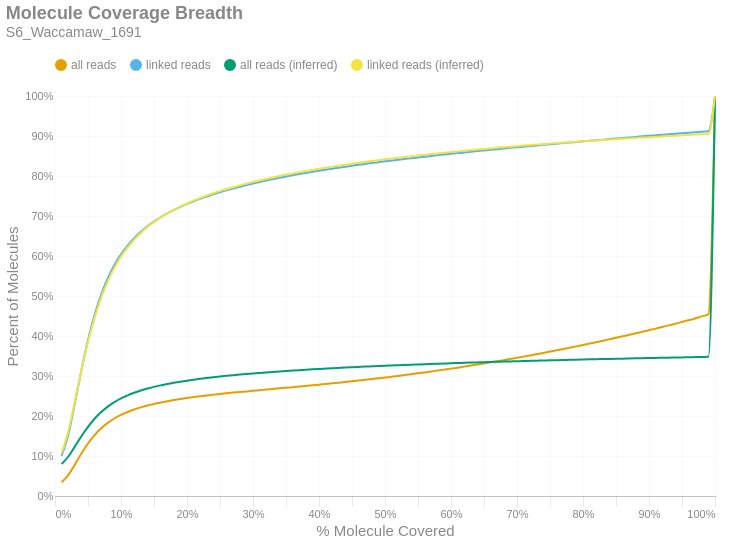

Notebook source saved alongside this figure:
### Markdown cell above
### Molecule Read Coverage
This chart shows molecule coverage breadth as computed by the number of bases aligned to that molecule. In other words, "*how much of each unique long molecule is actually sequenced/aligned?*" Keep in mind there is a distinction between sequences and alignments, since some sequences belonging to a particular molecule may not align well and wouldn't appear in the alignment data. This chart also shows molecule coverage breadth as computed by the *inferred fragment* from which the aligned sequences originate. Unlike read coverage, this calculation takes into account the total insert size, including unsequenced gaps between the forward and reverse reads. Like the previous figures, these are cumulative percents.

### Code cell
if SKIPLR:
    print_html(f"Skipped")
else:
    binned_df = consolidated_hist(valids['coverage_bp'], mask, 0.01, True)
    binned_df_inf = consolidated_hist(valids['coverage_inserts'], mask, 0.01, True)
    binned_df = binned_df.with_columns(pl.lit(binned_df_inf['all reads (cumsum)']).alias('all reads (inferred)'))
    binned_df = binned_df.with_columns(pl.lit(binned_df_inf['linked reads (cumsum)']).alias('linked reads (inferred)'))
    binned_df = binned_df.with_columns(
        (pl.col('bin').cast(pl.Float64) + 0.01).alias('right_edge')
    )

    with SafeRender(binned_df):
        (
            density_plot(binned_df, 'Molecule Coverage Breadth', samplename, 'molcov', ['all reads (inferred)','linked reads (inferred)'])
            .encode(
                #x=alt.X('bin:Q', title="% Molecule Covered").axis(format = '%').scale(padding=0),
                x=alt.X('right_edge:Q', title="% Molecule Covered").axis(format='%').scale(padding=0),
                y=alt.Y('value:Q', title='Percent of Molecules')
                    .axis(format='%')
                    .stack(False)
                    .scale(domainMin=0, padding=0),
                color=alt.Color("key:N").scale(domain = ["all reads", "linked reads", "all reads (inferred)", "linked reads (inferred)"]),
                tooltip = [
                    alt.Tooltip("key:N", title = "Data Type"),
                    alt.Tooltip("range_label:N", title="% Molecule Covered"),
                    alt.Tooltip("value:Q", format = ".2%", title="% Molecules")
                ]
            )
        ).display()

### Figure 1 — Vega-Lite specification as saved in the notebook (floating-point values rounded to 4 significant figures)
{"width": "container", "height": 400, "config": {"title": {"anchor": "start", "dy": -15, "fontSize": 18, "color": "#888888", "subtitleColor": "#888888", "subtitleFontSize": 14}, "arc": {"fill": "#0072B2"}, "axis": {"domainColor": "#888888", "domainWidth": 0.5, "gridWidth": 0.2, "grid": false, "titleFontWeight": 400, "titleFontSize": 15, "labelFontSize": 11, "labelColor": "#888888", "tickColor": "#888888", "tickWidth": 0.2, "titleColor": "#888888"}, "axisBand": {"grid": false}, "axisX": {"grid": true, "tickSize": 10, "domainCap": "round"}, "axisY": {"domain": false, "grid": true, "tickSize": 0, "domainCap": "round"}, "background": "transparent", "header": {"labelFontSize": 15, "labelColor": "#888888", "titleFontSize": 15, "titleFontWeight": 600, "titleColor": "#888888"}, "legend": {"labelFont": "sans-serif", "labelFontSize": 12, "labelColor": "#888888", "symbolSize": 100, "symbolType": "circle", "titleFontSize": 12, "titlePadding": 10, "titleColor": "#888888", "title": null, "orient": "top"}, "range": {"category": ["#E69F00", "#56B4E9", "#009E73", "#F0E442", "#0072B2", "#D55E00", "#CC79A7", "#000000"], "diverging": ["#cfe8f3", "#a2d4ec", "#73bfe2", "#46abdb", "#1696d2", "#12719e"]}, "area": {"fill": "#0072B2", "fillOpacity": 0.7, "line": true, "strokeOpacity": 0.7}, "line": {"color": "#0072B2", "stroke": "#0072B2", "strokeWidth": 2}, "trail": {"color": "#0072B2", "stroke": "#0072B2", "strokeWidth": 0, "size": 1}, "point": {"filled": true, "fillOpacity": 1.0, "size": 95}, "text": {"color": "#888888", "fontSize": 11, "align": "right", "fontWeight": 400, "size": 11}, "bar": {"fill": "#0072B2", "stroke": null}, "view": {"stroke": null, "continuousWidth": 660, "continuousHeight": 400}}, "data": {"name": "data-88dfdf138da2afd5f3a01d79706c3cd4"}, "mark": {"type": "line", "interpolate": "monotone", "point": {"opacity": 0, "size": 275}}, "encoding": {"color": {"field": "key", "scale": {"domain": ["all reads", "linked reads", "all reads (inferred)", "linked reads (inferred)"]}, "type": "nominal"}, "tooltip": [{"field": "key", "title": "Data Type", "type": "nominal"}, {"field": "range_label", "title": "% Molecule Covered", "type": "nominal"}, {"field": "value", "format": ".2%", "title": "% Molecules", "type": "quantitative"}], "x": {"axis": {"format": "%"}, "field": "right_edge", "scale": {"padding": 0}, "title": "% Molecule Covered", "type": "quantitative"}, "y": {"axis": {"format": "%"}, "field": "value", "scale": {"domainMin": 0, "padding": 0}, "stack": false, "title": "Percent of Molecules", "type": "quantitative"}}, "params": [{"name": "param_c36ac31b6afebe62", "select": {"type": "point", "fields": ["key"]}, "bind": "legend"}], "title": {"text": "Molecule Coverage Breadth", "subtitle": "S6_Waccamaw_1691"}, "transform": [{"fold": ["all reads (cumsum)", "linked reads (cumsum)", "all reads (inferred)", "linked reads (inferred)"]}, {"calculate": "replace(datum.key, ' (cumsum)', '')", "as": "key"}, {"filter": {"param": "param_c36ac31b6afebe62"}}], "usermeta": {"embedOptions": {"downloadFileName": "S6_Waccamaw_1691.molcov"}}, "$schema": "https://vega.github.io/schema/vega-lite/v6.1.0.json", "datasets": {"data-88dfdf138da2afd5f3a01d79706c3cd4": [{"bin": "0.0", "interval": "0.0-0.01", "all reads": 0.03454, "linked reads": 0.1005, "all reads (cumsum)": 0.03454, "linked reads (cumsum)": 0.1005, "range_label": "0.0-0.01", "all reads (inferred)": 0.07987, "linked reads (inferred)": 0.1064, "right_edge": 0.01}, {"bin": "0.01", "interval": "0.01-0.02", "all reads": 0.01753, "linked reads": 0.05193, "all reads (cumsum)": 0.05206, "linked reads (cumsum)": 0.1525, "range_label": "0.01-0.02", "all reads (inferred)": 0.09815, "linked reads (inferred)": 0.1606, "right_edge": 0.02}, {"bin": "0.02", "interval": "0.02-0.03", "all reads": 0.02627, "linked reads": 0.07851, "all reads (cumsum)": 0.07834, "linked reads (cumsum)": 0.231, "range_label": "0.02-0.03", "all reads (inferred)": 0.1233, "linked reads (inferred)": 0.236, "right_edge": 0.03}, {"bin": "0.03", "interval": "0.03-0.04", "all reads": 0.0278, "linked reads": 0.08342, "all reads (cumsum)": 0.1061, "linked reads (cumsum)": 0.3144, "range_label": "0.03-0.04", "all reads (inferred)": 0.1493, "linked reads (inferred)": 0.314, "right_edge": 0.04}, {"bin": "0.04", "interval": "0.04-0.05", "all reads": 0.02509, "linked reads": 0.07535, "all reads (cumsum)": 0.1312, "linked reads (cumsum)": 0.3898, "range_label": "0.04-0.05", "all reads (inferred)": 0.1729, "linked reads (inferred)": 0.385, "right_edge": 0.05}, {"bin": "0.05", "interval": "0.05-0.06", "all reads": 0.02098, "linked reads": 0.06303, "all reads (cumsum)": 0.1522, "linked reads (cumsum)": 0.4528, "range_label": "0.05-0.06", "all reads (inferred)": 0.1931, "linked reads (inferred)": 0.4458, "right_edge": 0.06}, {"bin": "0.06", "interval": "0.06-0.07", "all reads": 0.01698, "linked reads": 0.05096, "all reads (cumsum)": 0.1692, "linked reads (cumsum)": 0.5037, "range_label": "0.06-0.07", "all reads (inferred)": 0.2097, "linked reads (inferred)": 0.4957, "right_edge": 0.07}, {"bin": "0.07", "interval": "0.07-0.08", "all reads": 0.01363, "linked reads": 0.04087, "all reads (cumsum)": 0.1828, "linked reads (cumsum)": 0.5446, "range_label": "0.07-0.08", "all reads (inferred)": 0.2235, "linked reads (inferred)": 0.5371, "right_edge": 0.08}, {"bin": "0.08", "interval": "0.08-0.09", "all reads": 0.01096, "linked reads": 0.03286, "all reads (cumsum)": 0.1938, "linked reads (cumsum)": 0.5775, "range_label": "0.08-0.09", "all reads (inferred)": 0.2346, "linked reads (inferred)": 0.5706, "right_edge": 0.09}, {"bin": "0.09", "interval": "0.09-0.1", "all reads": 0.008881, "linked reads": 0.0266, "all reads (cumsum)": 0.2027, "linked reads (cumsum)": 0.6041, "range_label": "0.09-0.1", "all reads (inferred)": 0.2439, "linked reads (inferred)": 0.5983, "right_edge": 0.1}, {"bin": "0.1", "interval": "0.1-0.11", "all reads": 0.007406, "linked reads": 0.02211, "all reads (cumsum)": 0.2101, "linked reads (cumsum)": 0.6262, "range_label": "0.1-0.11", "all reads (inferred)": 0.2516, "linked reads (inferred)": 0.6215, "right_edge": 0.11}, {"bin": "0.11", "interval": "0.11-0.12", "all reads": 0.006181, "linked reads": 0.01845, "all reads (cumsum)": 0.2162, "linked reads (cumsum)": 0.6446, "range_label": "0.11-0.12", "all reads (inferred)": 0.2581, "linked reads (inferred)": 0.641, "right_edge": 0.12}, {"bin": "0.12", "interval": "0.12-0.13", "all reads": 0.00529, "linked reads": 0.01575, "all reads (cumsum)": 0.2215, "linked reads (cumsum)": 0.6604, "range_label": "0.12-0.13", "all reads (inferred)": 0.2637, "linked reads (inferred)": 0.6577, "right_edge": 0.13}, {"bin": "0.13", "interval": "0.13-0.14", "all reads": 0.004607, "linked reads": 0.01371, "all reads (cumsum)": 0.2261, "linked reads (cumsum)": 0.6741, "range_label": "0.13-0.14", "all reads (inferred)": 0.2686, "linked reads (inferred)": 0.6723, "right_edge": 0.14}, {"bin": "0.14", "interval": "0.14-0.15", "all reads": 0.00408, "linked reads": 0.01211, "all reads (cumsum)": 0.2302, "linked reads (cumsum)": 0.6862, "range_label": "0.14-0.15", "all reads (inferred)": 0.2728, "linked reads (inferred)": 0.6849, "right_edge": 0.15}, {"bin": "0.15", "interval": "0.15-0.16", "all reads": 0.003576, "linked reads": 0.0106, "all reads (cumsum)": 0.2338, "linked reads (cumsum)": 0.6968, "range_label": "0.15-0.16", "all reads (inferred)": 0.2766, "linked reads (inferred)": 0.6962, "right_edge": 0.16}, {"bin": "0.16", "interval": "0.16-0.17", "all reads": 0.003205, "linked reads": 0.009488, "all reads (cumsum)": 0.237, "linked reads (cumsum)": 0.7063, "range_label": "0.16-0.17", "all reads (inferred)": 0.28, "linked reads (inferred)": 0.7063, "right_edge": 0.17}, {"bin": "0.17", "interval": "0.17-0.18", "all reads": 0.002965, "linked reads": 0.008747, "all reads (cumsum)": 0.24, "linked reads (cumsum)": 0.715, "range_label": "0.17-0.18", "all reads (inferred)": 0.283, "linked reads (inferred)": 0.7155, "right_edge": 0.18}, {"bin": "0.18", "interval": "0.18-0.19", "all reads": 0.002659, "linked reads": 0.007836, "all reads (cumsum)": 0.2426, "linked reads (cumsum)": 0.7229, "range_label": "0.18-0.19", "all reads (inferred)": 0.2858, "linked reads (inferred)": 0.7239, "right_edge": 0.19}, {"bin": "0.19", "interval": "0.19-0.2", "all reads": 0.002494, "linked reads": 0.00731, "all reads (cumsum)": 0.2451, "linked reads (cumsum)": 0.7302, "range_label": "0.19-0.2", "all reads (inferred)": 0.2884, "linked reads (inferred)": 0.7315, "right_edge": 0.2}, {"bin": "0.2", "interval": "0.2-0.21", "all reads": 0.002249, "linked reads": 0.0066, "all reads (cumsum)": 0.2474, "linked reads (cumsum)": 0.7368, "range_label": "0.2-0.21", "all reads (inferred)": 0.2907, "linked reads (inferred)": 0.7385, "right_edge": 0.21}, {"bin": "0.21", "interval": "0.21-0.22", "all reads": 0.002143, "linked reads": 0.006237, "all reads (cumsum)": 0.2495, "linked reads (cumsum)": 0.743, "range_label": "0.21-0.22", "all reads (inferred)": 0.2929, "linked reads (inferred)": 0.745, "right_edge": 0.22}, {"bin": "0.22", "interval": "0.22-0.23", "all reads": 0.001978, "linked reads": 0.005721, "all reads (cumsum)": 0.2515, "linked reads (cumsum)": 0.7487, "range_label": "0.22-0.23", "all reads (inferred)": 0.295, "linked reads (inferred)": 0.7511, "right_edge": 0.23}, {"bin": "0.23", "interval": "0.23-0.24", "all reads": 0.001884, "linked reads": 0.005451, "all reads (cumsum)": 0.2534, "linked reads (cumsum)": 0.7542, "range_label": "0.23-0.24", "all reads (inferred)": 0.2969, "linked reads (inferred)": 0.7569, "right_edge": 0.24}, {"bin": "0.24", "interval": "0.24-0.25", "all reads": 0.001818, "linked reads": 0.00522, "all reads (cumsum)": 0.2552, "linked reads (cumsum)": 0.7594, "range_label": "0.24-0.25", "all reads (inferred)": 0.2987, "linked reads (inferred)": 0.7623, "right_edge": 0.25}, {"bin": "0.25", "interval": "0.25-0.26", "all reads": 0.001674, "linked reads": 0.004769, "all reads (cumsum)": 0.2569, "linked reads (cumsum)": 0.7642, "range_label": "0.25-0.26", "all reads (inferred)": 0.3004, "linked reads (inferred)": 0.7673, "right_edge": 0.26}, {"bin": "0.26", "interval": "0.26-0.27", "all reads": 0.001612, "linked reads": 0.004554, "all reads (cumsum)": 0.2585, "linked reads (cumsum)": 0.7687, "range_label": "0.26-0.27", "all reads (inferred)": 0.302, "linked reads (inferred)": 0.772, "right_edge": 0.27}, {"bin": "0.27", "interval": "0.27-0.28", "all reads": 0.00152, "linked reads": 0.004223, "all reads (cumsum)": 0.26, "linked reads (cumsum)": 0.773, "range_label": "0.27-0.28", "all reads (inferred)": 0.3036, "linked reads (inferred)": 0.7766, "right_edge": 0.28}, {"bin": "0.28", "interval": "0.28-0.29", "all reads": 0.001539, "linked reads": 0.00418, "all reads (cumsum)": 0.2615, "linked reads (cumsum)": 0.7771, "range_label": "0.28-0.29", "all reads (inferred)": 0.305, "linked reads (inferred)": 0.7809, "right_edge": 0.29}, {"bin": "0.29", "interval": "0.29-0.3", "all reads": 0.001552, "linked reads": 0.004035, "all reads (cumsum)": 0.2631, "linked reads (cumsum)": 0.7812, "range_label": "0.29-0.3", "all reads (inferred)": 0.3064, "linked reads (inferred)": 0.785, "right_edge": 0.3}, {"bin": "0.3", "interval": "0.3-0.31", "all reads": 0.001495, "linked reads": 0.003734, "all reads (cumsum)": 0.2646, "linked reads (cumsum)": 0.7849, "range_label": "0.3-0.31", "all reads (inferred)": 0.3077, "linked reads (inferred)": 0.7889, "right_edge": 0.31}, {"bin": "0.31", "interval": "0.31-0.32", "all reads": 0.001529, "linked reads": 0.003727, "all reads (cumsum)": 0.2661, "linked reads (cumsum)": 0.7886, "range_label": "0.31-0.32", "all reads (inferred)": 0.309, "linked reads (inferred)": 0.7927, "right_edge": 0.32}, {"bin": "0.32", "interval": "0.32-0.33", "all reads": 0.001493, "linked reads": 0.003444, "all reads (cumsum)": 0.2676, "linked reads (cumsum)": 0.7921, "range_label": "0.32-0.33", "all reads (inferred)": 0.3102, "linked reads (inferred)": 0.7963, "right_edge": 0.33}, {"bin": "0.33", "interval": "0.33-0.34", "all reads": 0.0015, "linked reads": 0.003342, "all reads (cumsum)": 0.2691, "linked reads (cumsum)": 0.7954, "range_label": "0.33-0.34", "all reads (inferred)": 0.3114, "linked reads (inferred)": 0.7998, "right_edge": 0.34}, {"bin": "0.34", "interval": "0.34-0.35", "all reads": 0.001536, "linked reads": 0.003309, "all reads (cumsum)": 0.2706, "linked reads (cumsum)": 0.7987, "range_label": "0.34-0.35", "all reads (inferred)": 0.3125, "linked reads (inferred)": 0.8031, "right_edge": 0.35}, {"bin": "0.35", "interval": "0.35-0.36", "all reads": 0.001514, "linked reads": 0.003103, "all reads (cumsum)": 0.2722, "linked reads (cumsum)": 0.8018, "range_label": "0.35-0.36", "all reads (inferred)": 0.3136, "linked reads (inferred)": 0.8063, "right_edge": 0.36}, {"bin": "0.36", "interval": "0.36-0.37", "all reads": 0.001533, "linked reads": 0.002999, "all reads (cumsum)": 0.2737, "linked reads (cumsum)": 0.8048, "range_label": "0.36-0.37", "all reads (inferred)": 0.3146, "linked reads (inferred)": 0.8094, "right_edge": 0.37}, {"bin": "0.37", "interval": "0.37-0.38", "all reads": 0.001552, "linked reads": 0.002903, "all reads (cumsum)": 0.2752, "linked reads (cumsum)": 0.8077, "range_label": "0.37-0.38", "all reads (inferred)": 0.3156, "linked reads (inferred)": 0.8124, "right_edge": 0.38}, {"bin": "0.38", "interval": "0.38-0.39", "all reads": 0.001566, "linked reads": 0.002821, "all reads (cumsum)": 0.2768, "linked reads (cumsum)": 0.8106, "range_label": "0.38-0.39", "all reads (inferred)": 0.3166, "linked reads (inferred)": 0.8153, "right_edge": 0.39}, {"bin": "0.39", "interval": "0.39-0.4", "all reads": 0.001623, "linked reads": 0.002746, "all reads (cumsum)": 0.2784, "linked reads (cumsum)": 0.8133, "range_label": "0.39-0.4", "all reads (inferred)": 0.3176, "linked reads (inferred)": 0.8181, "right_edge": 0.4}, {"bin": "0.4", "interval": "0.4-0.41", "all reads": 0.001592, "linked reads": 0.002555, "all reads (cumsum)": 0.28, "linked reads (cumsum)": 0.8159, "range_label": "0.4-0.41", "all reads (inferred)": 0.3185, "linked reads (inferred)": 0.8207, "right_edge": 0.41}, {"bin": "0.41", "interval": "0.41-0.42", "all reads": 0.001651, "linked reads": 0.002551, "all reads (cumsum)": 0.2817, "linked reads (cumsum)": 0.8184, "range_label": "0.41-0.42", "all reads (inferred)": 0.3194, "linked reads (inferred)": 0.8233, "right_edge": 0.42}, {"bin": "0.42", "interval": "0.42-0.43", "all reads": 0.001685, "linked reads": 0.002415, "all reads (cumsum)": 0.2834, "linked reads (cumsum)": 0.8208, "range_label": "0.42-0.43", "all reads (inferred)": 0.3202, "linked reads (inferred)": 0.8258, "right_edge": 0.43}, {"bin": "0.43", "interval": "0.43-0.44", "all reads": 0.001726, "linked reads": 0.002487, "all reads (cumsum)": 0.2851, "linked reads (cumsum)": 0.8233, "range_label": "0.43-0.44", "all reads (inferred)": 0.3211, "linked reads (inferred)": 0.8283, "right_edge": 0.44}, {"bin": "0.44", "interval": "0.44-0.45", "all reads": 0.001752, "linked reads": 0.002309, "all reads (cumsum)": 0.2868, "linked reads (cumsum)": 0.8256, "range_label": "0.44-0.45", "all reads (inferred)": 0.3219, "linked reads (inferred)": 0.8306, "right_edge": 0.45}, {"bin": "0.45", "interval": "0.45-0.46", "all reads": 0.001837, "linked reads": 0.002409, "all reads (cumsum)": 0.2887, "linked reads (cumsum)": 0.828, "range_label": "0.45-0.46", "all reads (inferred)": 0.3227, "linked reads (inferred)": 0.833, "right_edge": 0.46}, {"bin": "0.46", "interval": "0.46-0.47", "all reads": 0.001797, "linked reads": 0.002167, "all reads (cumsum)": 0.2905, "linked reads (cumsum)": 0.8302, "range_label": "0.46-0.47", "all reads (inferred)": 0.3234, "linked reads (inferred)": 0.8353, "right_edge": 0.47}, {"bin": "0.47", "interval": "0.47-0.48", "all reads": 0.001868, "linked reads": 0.002173, "all reads (cumsum)": 0.2923, "linked reads (cumsum)": 0.8324, "range_label": "0.47-0.48", "all reads (inferred)": 0.3242, "linked reads (inferred)": 0.8374, "right_edge": 0.48}, {"bin": "0.48", "interval": "0.48-0.49", "all reads": 0.001872, "linked reads": 0.00212, "all reads (cumsum)": 0.2942, "linked reads (cumsum)": 0.8345, "range_label": "0.48-0.49", "all reads (inferred)": 0.3249, "linked reads (inferred)": 0.8396, "right_edge": 0.49}, {"bin": "0.49", "interval": "0.49-0.5", "all reads": 0.002074, "linked reads": 0.002122, "all reads (cumsum)": 0.2963, "linked reads (cumsum)": 0.8366, "range_label": "0.49-0.5", "all reads (inferred)": 0.3257, "linked reads (inferred)": 0.8418, "right_edge": 0.5}, {"bin": "0.5", "interval": "0.5-0.51", "all reads": 0.001871, "linked reads": 0.001938, "all reads (cumsum)": 0.2981, "linked reads (cumsum)": 0.8385, "range_label": "0.5-0.51", "all reads (inferred)": 0.3263, "linked reads (inferred)": 0.8437, "right_edge": 0.51}, {"bin": "0.51", "interval": "0.51-0.52", "all reads": 0.00214, "linked reads": 0.002098, "all reads (cumsum)": 0.3003, "linked reads (cumsum)": 0.8406, "range_label": "0.51-0.52", "all reads (inferred)": 0.327, "linked reads (inferred)": 0.8456, "right_edge": 0.52}, {"bin": "0.52", "interval": "0.52-0.53", "all reads": 0.002054, "linked reads": 0.001935, "all reads (cumsum)": 0.3023, "linked reads (cumsum)": 0.8426, "range_label": "0.52-0.53", "all reads (inferred)": 0.3276, "linked reads (inferred)": 0.8475, "right_edge": 0.53}, {"bin": "0.53", "interval": "0.53-0.54", "all reads": 0.002176, "linked reads": 0.00198, "all reads (cumsum)": 0.3045, "linked reads (cumsum)": 0.8446, "range_label": "0.53-0.54", "all reads (inferred)": 0.3283, "linked reads (inferred)": 0.8494, "right_edge": 0.54}, {"bin": "0.54", "interval": "0.54-0.55", "all reads": 0.002132, "linked reads": 0.001885, "all reads (cumsum)": 0.3066, "linked reads (cumsum)": 0.8464, "range_label": "0.54-0.55", "all reads (inferred)": 0.3289, "linked reads (inferred)": 0.8512, "right_edge": 0.55}, {"bin": "0.55", "interval": "0.55-0.56", "all reads": 0.002268, "linked reads": 0.001871, "all reads (cumsum)": 0.3089, "linked reads (cumsum)": 0.8483, "range_label": "0.55-0.56", "all reads (inferred)": 0.3295, "linked reads (inferred)": 0.8531, "right_edge": 0.56}, {"bin": "0.56", "interval": "0.56-0.57", "all reads": 0.002331, "linked reads": 0.00188, "all reads (cumsum)": 0.3112, "linked reads (cumsum)": 0.8502, "range_label": "0.56-0.57", "all reads (inferred)": 0.3302, "linked reads (inferred)": 0.8548, "right_edge": 0.57}, {"bin": "0.57", "interval": "0.57-0.58", "all reads": 0.002303, "linked reads": 0.001808, "all reads (cumsum)": 0.3136, "linked reads (cumsum)": 0.852, "range_label": "0.57-0.58", "all reads (inferred)": 0.3307, "linked reads (inferred)": 0.8565, "right_edge": 0.58}, {"bin": "0.58", "interval": "0.58-0.59", "all reads": 0.002402, "linked reads": 0.001788, "all reads (cumsum)": 0.316, "linked reads (cumsum)": 0.8538, "range_label": "0.58-0.59", "all reads (inferred)": 0.3313, "linked reads (inferred)": 0.8581, "right_edge": 0.59}, {"bin": "0.59", "interval": "0.59-0.6", "all reads": 0.002481, "linked reads": 0.001707, "all reads (cumsum)": 0.3184, "linked reads (cumsum)": 0.8555, "range_label": "0.59-0.6", "all reads (inferred)": 0.3319, "linked reads (inferred)": 0.8598, "right_edge": 0.6}, {"bin": "0.6", "interval": "0.6-0.61", "all reads": 0.002417, "linked reads": 0.001719, "all reads (cumsum)": 0.3209, "linked reads (cumsum)": 0.8572, "range_label": "0.6-0.61", "all reads (inferred)": 0.3324, "linked reads (inferred)": 0.8614, "right_edge": 0.61}, {"bin": "0.61", "interval": "0.61-0.62", "all reads": 0.002585, "linked reads": 0.001704, "all reads (cumsum)": 0.3234, "linked reads (cumsum)": 0.8589, "range_label": "0.61-0.62", "all reads (inferred)": 0.333, "linked reads (inferred)": 0.863, "right_edge": 0.62}, {"bin": "0.62", "interval": "0.62-0.63", "all reads": 0.002579, "linked reads": 0.001654, "all reads (cumsum)": 0.326, "linked reads (cumsum)": 0.8606, "range_label": "0.62-0.63", "all reads (inferred)": 0.3335, "linked reads (inferred)": 0.8645, "right_edge": 0.63}, {"bin": "0.63", "interval": "0.63-0.64", "all reads": 0.002618, "linked reads": 0.001649, "all reads (cumsum)": 0.3286, "linked reads (cumsum)": 0.8622, "range_label": "0.63-0.64", "all reads (inferred)": 0.334, "linked reads (inferred)": 0.866, "right_edge": 0.64}, {"bin": "0.64", "interval": "0.64-0.65", "all reads": 0.002662, "linked reads": 0.001647, "all reads (cumsum)": 0.3313, "linked reads (cumsum)": 0.8639, "range_label": "0.64-0.65", "all reads (inferred)": 0.3345, "linked reads (inferred)": 0.8675, "right_edge": 0.65}, {"bin": "0.65", "interval": "0.65-0.66", "all reads": 0.002849, "linked reads": 0.001679, "all reads (cumsum)": 0.3341, "linked reads (cumsum)": 0.8656, "range_label": "0.65-0.66", "all reads (inferred)": 0.335, "linked reads (inferred)": 0.869, "right_edge": 0.66}, {"bin": "0.66", "interval": "0.66-0.67", "all reads": 0.002734, "linked reads": 0.001581, "all reads (cumsum)": 0.3369, "linked reads (cumsum)": 0.8671, "range_label": "0.66-0.67", "all reads (inferred)": 0.3355, "linked reads (inferred)": 0.8704, "right_edge": 0.67}, {"bin": "0.67", "interval": "0.67-0.68", "all reads": 0.002843, "linked reads": 0.001602, "all reads (cumsum)": 0.3397, "linked reads (cumsum)": 0.8687, "range_label": "0.67-0.68", "all reads (inferred)": 0.336, "linked reads (inferred)": 0.8719, "right_edge": 0.68}, {"bin": "0.68", "interval": "0.68-0.69", "all reads": 0.00286, "linked reads": 0.001604, "all reads (cumsum)": 0.3426, "linked reads (cumsum)": 0.8703, "range_label": "0.68-0.69", "all reads (inferred)": 0.3365, "linked reads (inferred)": 0.8732, "right_edge": 0.69}, {"bin": "0.69", "interval": "0.69-0.7", "all reads": 0.002954, "linked reads": 0.001543, "all reads (cumsum)": 0.3455, "linked reads (cumsum)": 0.8719, "range_label": "0.69-0.7", "all reads (inferred)": 0.337, "linked reads (inferred)": 0.8746, "right_edge": 0.7}, {"bin": "0.7", "interval": "0.7-0.71", "all reads": 0.002916, "linked reads": 0.001475, "all reads (cumsum)": 0.3485, "linked reads (cumsum)": 0.8734, "range_label": "0.7-0.71", "all reads (inferred)": 0.3374, "linked reads (inferred)": 0.8759, "right_edge": 0.71}, {"bin": "0.71", "interval": "0.71-0.72", "all reads": 0.002988, "linked reads": 0.001516, "all reads (cumsum)": 0.3514, "linked reads (cumsum)": 0.8749, "range_label": "0.71-0.72", "all reads (inferred)": 0.3379, "linked reads (inferred)": 0.8772, "right_edge": 0.72}, {"bin": "0.72", "interval": "0.72-0.73", "all reads": 0.003121, "linked reads": 0.001514, "all reads (cumsum)": 0.3546, "linked reads (cumsum)": 0.8764, "range_label": "0.72-0.73", "all reads (inferred)": 0.3383, "linked reads (inferred)": 0.8785, "right_edge": 0.73}, {"bin": "0.73", "interval": "0.73-0.74", "all reads": 0.003124, "linked reads": 0.001524, "all reads (cumsum)": 0.3577, "linked reads (cumsum)": 0.8779, "range_label": "0.73-0.74", "all reads (inferred)": 0.3388, "linked reads (inferred)": 0.8797, "right_edge": 0.74}, {"bin": "0.74", "interval": "0.74-0.75", "all reads": 0.003304, "linked reads": 0.001491, "all reads (cumsum)": 0.361, "linked reads (cumsum)": 0.8794, "range_label": "0.74-0.75", "all reads (inferred)": 0.3392, "linked reads (inferred)": 0.881, "right_edge": 0.75}, {"bin": "0.75", "interval": "0.75-0.76", "all reads": 0.003147, "linked reads": 0.001376, "all reads (cumsum)": 0.3641, "linked reads (cumsum)": 0.8808, "range_label": "0.75-0.76", "all reads (inferred)": 0.3396, "linked reads (inferred)": 0.8822, "right_edge": 0.76}, {"bin": "0.76", "interval": "0.76-0.77", "all reads": 0.003304, "linked reads": 0.001485, "all reads (cumsum)": 0.3674, "linked reads (cumsum)": 0.8823, "range_label": "0.76-0.77", "all reads (inferred)": 0.34, "linked reads (inferred)": 0.8833, "right_edge": 0.77}, {"bin": "0.77", "interval": "0.77-0.78", "all reads": 0.003282, "linked reads": 0.001416, "all reads (cumsum)": 0.3707, "linked reads (cumsum)": 0.8837, "range_label": "0.77-0.78", "all reads (inferred)": 0.3404, "linked reads (inferred)": 0.8845, "right_edge": 0.78}, {"bin": "0.78", "interval": "0.78-0.79", "all reads": 0.003372, "linked reads": 0.001462, "all reads (cumsum)": 0.3741, "linked reads (cumsum)": 0.8851, "range_label": "0.78-0.79", "all reads (inferred)": 0.3408, "linked reads (inferred)": 0.8856, "right_edge": 0.79}, {"bin": "0.79", "interval": "0.79-0.8", "all reads": 0.003596, "linked reads": 0.001461, "all reads (cumsum)": 0.3777, "linked reads (cumsum)": 0.8866, "range_label": "0.79-0.8", "all reads (inferred)": 0.3412, "linked reads (inferred)": 0.8868, "right_edge": 0.8}, {"bin": "0.8", "interval": "0.8-0.81", "all reads": 0.003356, "linked reads": 0.001412, "all reads (cumsum)": 0.381, "linked reads (cumsum)": 0.888, "range_label": "0.8-0.81", "all reads (inferred)": 0.3416, "linked reads (inferred)": 0.8879, "right_edge": 0.81}, {"bin": "0.81", "interval": "0.81-0.82", "all reads": 0.003502, "linked reads": 0.001468, "all reads (cumsum)": 0.3845, "linked reads (cumsum)": 0.8895, "range_label": "0.81-0.82", "all reads (inferred)": 0.342, "linked reads (inferred)": 0.8889, "right_edge": 0.82}, {"bin": "0.82", "interval": "0.82-0.83", "all reads": 0.003583, "linked reads": 0.001406, "all reads (cumsum)": 0.3881, "linked reads (cumsum)": 0.8909, "range_label": "0.82-0.83", "all reads (inferred)": 0.3423, "linked reads (inferred)": 0.89, "right_edge": 0.83}, {"bin": "0.83", "interval": "0.83-0.84", "all reads": 0.003634, "linked reads": 0.001438, "all reads (cumsum)": 0.3918, "linked reads (cumsum)": 0.8923, "range_label": "0.83-0.84", "all reads (inferred)": 0.3427, "linked reads (inferred)": 0.891, "right_edge": 0.84}, {"bin": "0.84", "interval": "0.84-0.85", "all reads": 0.003626, "linked reads": 0.001323, "all reads (cumsum)": 0.3954, "linked reads (cumsum)": 0.8936, "range_label": "0.84-0.85", "all reads (inferred)": 0.3431, "linked reads (inferred)": 0.892, "right_edge": 0.85}, {"bin": "0.85", "interval": "0.85-0.86", "all reads": 0.00376, "linked reads": 0.001393, "all reads (cumsum)": 0.3992, "linked reads (cumsum)": 0.895, "range_label": "0.85-0.86", "all reads (inferred)": 0.3434, "linked reads (inferred)": 0.893, "right_edge": 0.86}, {"bin": "0.86", "interval": "0.86-0.87", "all reads": 0.003768, "linked reads": 0.001401, "all reads (cumsum)": 0.4029, "linked reads (cumsum)": 0.8964, "range_label": "0.86-0.87", "all reads (inferred)": 0.3438, "linked reads (inferred)": 0.894, "right_edge": 0.87}, {"bin": "0.87", "interval": "0.87-0.88", "all reads": 0.003837, "linked reads": 0.001367, "all reads (cumsum)": 0.4068, "linked reads (cumsum)": 0.8978, "range_label": "0.87-0.88", "all reads (inferred)": 0.3441, "linked reads (inferred)": 0.895, "right_edge": 0.88}, {"bin": "0.88", "interval": "0.88-0.89", "all reads": 0.003811, "linked reads": 0.001298, "all reads (cumsum)": 0.4106, "linked reads (cumsum)": 0.8991, "range_label": "0.88-0.89", "all reads (inferred)": 0.3445, "linked reads (inferred)": 0.896, "right_edge": 0.89}, {"bin": "0.89", "interval": "0.89-0.9", "all reads": 0.003987, "linked reads": 0.001365, "all reads (cumsum)": 0.4146, "linked reads (cumsum)": 0.9005, "range_label": "0.89-0.9", "all reads (inferred)": 0.3448, "linked reads (inferred)": 0.897, "right_edge": 0.9}, {"bin": "0.9", "interval": "0.9-0.91", "all reads": 0.003844, "linked reads": 0.001245, "all reads (cumsum)": 0.4184, "linked reads (cumsum)": 0.9017, "range_label": "0.9-0.91", "all reads (inferred)": 0.3452, "linked reads (inferred)": 0.8979, "right_edge": 0.91}, {"bin": "0.91", "interval": "0.91-0.92", "all reads": 0.004335, "linked reads": 0.001344, "all reads (cumsum)": 0.4227, "linked reads (cumsum)": 0.9031, "range_label": "0.91-0.92", "all reads (inferred)": 0.3455, "linked reads (inferred)": 0.8989, "right_edge": 0.92}, {"bin": "0.92", "interval": "0.92-0.93", "all reads": 0.003816, "linked reads": 0.001297, "all reads (cumsum)": 0.4265, "linked reads (cumsum)": 0.9044, "range_label": "0.92-0.93", "all reads (inferred)": 0.3459, "linked reads (inferred)": 0.8998, "right_edge": 0.93}, {"bin": "0.93", "interval": "0.93-0.94", "all reads": 0.004224, "linked reads": 0.001302, "all reads (cumsum)": 0.4308, "linked reads (cumsum)": 0.9057, "range_label": "0.93-0.94", "all reads (inferred)": 0.3462, "linked reads (inferred)": 0.9008, "right_edge": 0.94}, {"bin": "0.94", "interval": "0.94-0.95", "all reads": 0.004552, "linked reads": 0.001296, "all reads (cumsum)": 0.4353, "linked reads (cumsum)": 0.907, "range_label": "0.94-0.95", "all reads (inferred)": 0.3465, "linked reads (inferred)": 0.9017, "right_edge": 0.95}, {"bin": "0.95", "interval": "0.95-0.96", "all reads": 0.003945, "linked reads": 0.001265, "all reads (cumsum)": 0.4393, "linked reads (cumsum)": 0.9082, "range_label": "0.95-0.96", "all reads (inferred)": 0.3469, "linked reads (inferred)": 0.9026, "right_edge": 0.96}, {"bin": "0.96", "interval": "0.96-0.97", "all reads": 0.004604, "linked reads": 0.001311, "all reads (cumsum)": 0.4439, "linked reads (cumsum)": 0.9095, "range_label": "0.96-0.97", "all reads (inferred)": 0.3473, "linked reads (inferred)": 0.9035, "right_edge": 0.97}, {"bin": "0.97", "interval": "0.97-0.98", "all reads": 0.005148, "linked reads": 0.001257, "all reads (cumsum)": 0.449, "linked reads (cumsum)": 0.9108, "range_label": "0.97-0.98", "all reads (inferred)": 0.3477, "linked reads (inferred)": 0.9044, "right_edge": 0.98}, {"bin": "0.98", "interval": "0.98-0.99", "all reads": 0.004916, "linked reads": 0.001305, "all reads (cumsum)": 0.4539, "linked reads (cumsum)": 0.9121, "range_label": "0.98-0.99", "all reads (inferred)": 0.348, "linked reads (inferred)": 0.9049, "right_edge": 0.99}, {"bin": "0.99", "interval": "0.99-1.0", "all reads": 0.5461, "linked reads": 0.08791, "all reads (cumsum)": 1.0, "linked reads (cumsum)": 1.0, "range_label": "0.99-1.0", "all reads (inferred)": 1.0, "linked reads (inferred)": 1.0, "right_edge": 1.0}]}}
